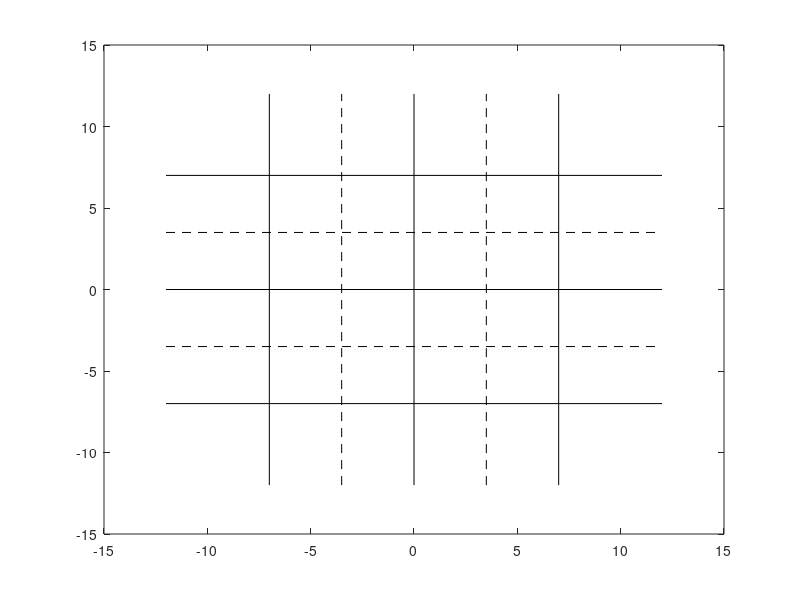

Here is the MATLAB script that generated this plot:
function [] = plotlane()

x = [0 0 nan -12 12 nan 7 7 nan -7 -7 nan -12 12 nan -12 12];
y = [-12 12 nan 0 0 nan -12 12 nan -12 12 nan 7 7 nan -7 -7];
x_ = [-3.5 -3.5 nan 3.5 3.5 nan -12 12 nan -12 12];
y_ = [-12 12 nan -12 12 nan -3.5 -3.5 nan 3.5 3.5];

plot(x,y,'k',x_,y_,'--k')

end

